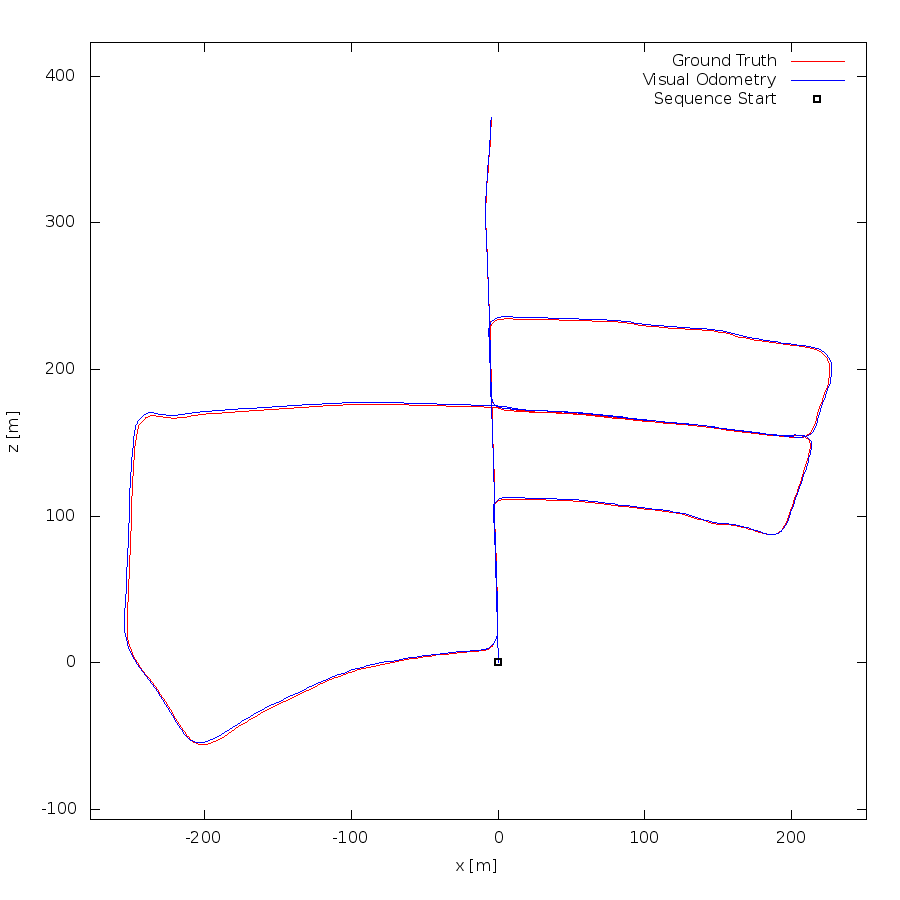

Write gnuplot code to recreate this figure.
set term postscript eps enhanced color
set output "05.eps"
set size ratio -1
set xrange [-278:251]
set yrange [-107:423]
set xlabel "x [m]"
set ylabel "z [m]"
plot "05.txt" using 1:2 lc rgb "#FF0000" title 'Ground Truth' w lines,"05.txt" using 3:4 lc rgb "#0000FF" title 'Visual Odometry' w lines,"< head -1 05.txt" using 1:2 lc rgb "#000000" pt 4 ps 1 lw 2 title 'Sequence Start' w points
